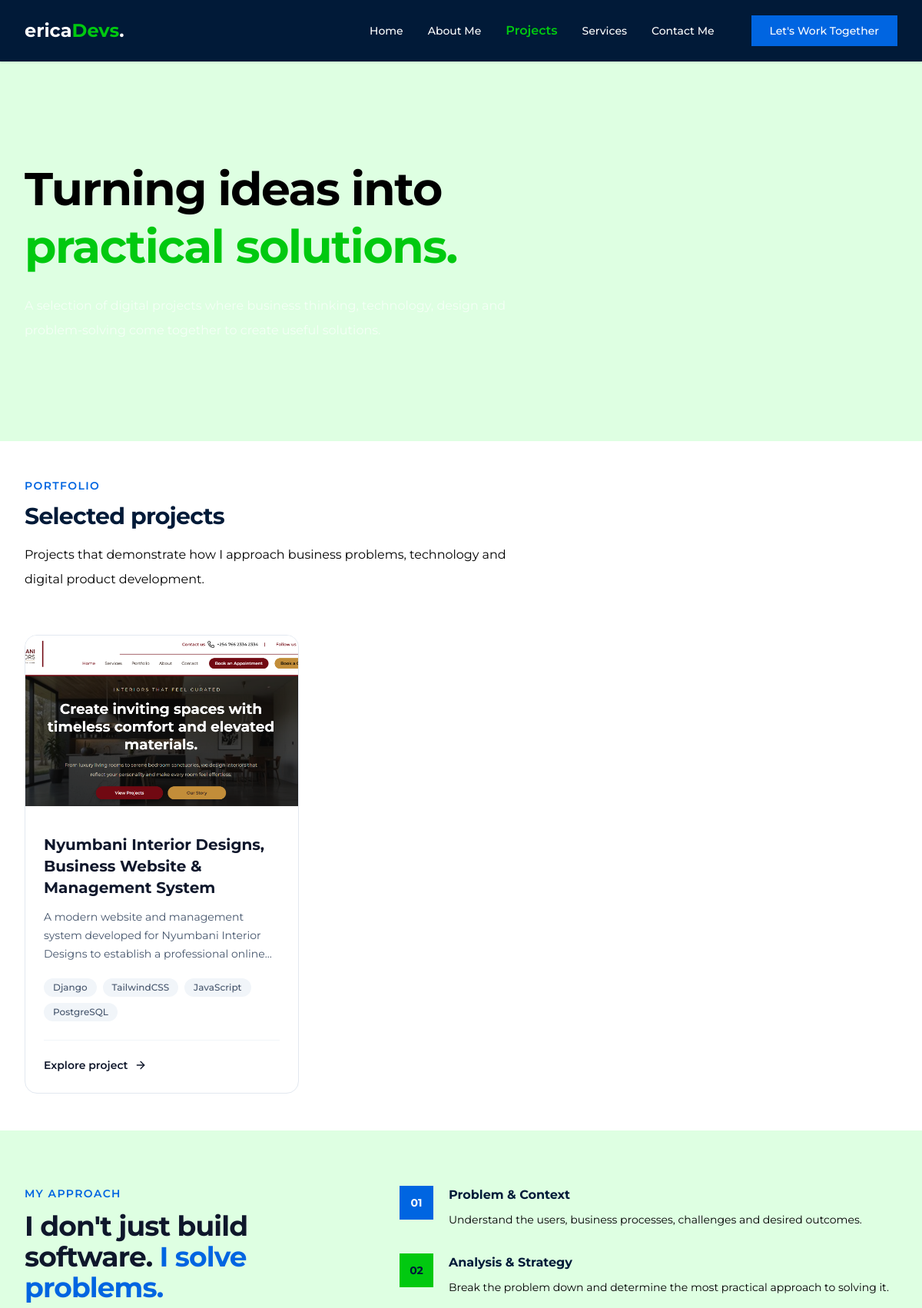
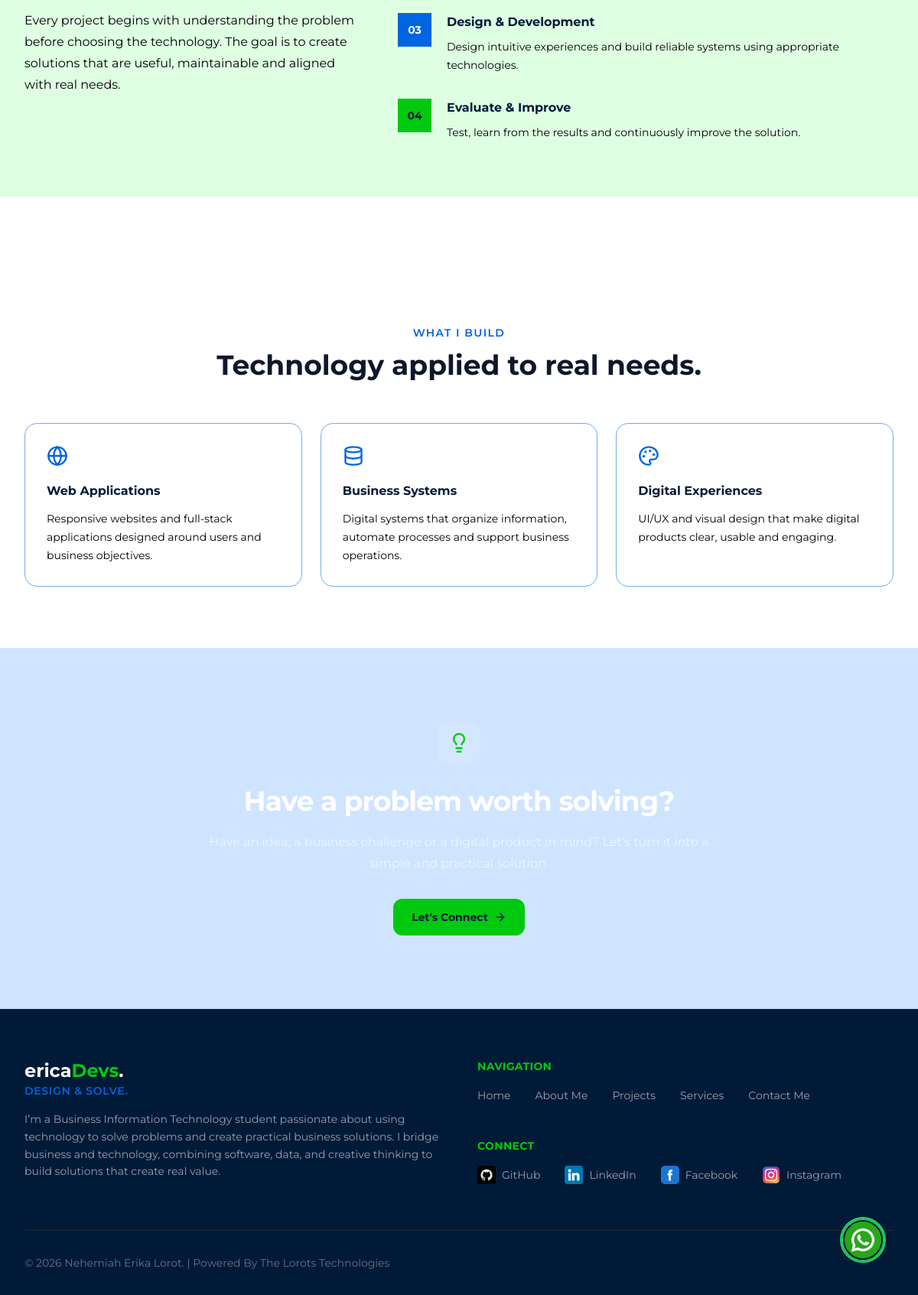
/projects/, run on the app's committed database (2 pictures, top to bottom).
### Projects/models.py (models this page shows, shortened)
class Project(models.Model):
	title = models.CharField(max_length=200)
	description = models.TextField()
	problem = models.TextField()
	solution = models.TextField()
	cover_photo = models.ImageField(upload_to='projects/', blank=True, null=True)
	technologies = models.JSONField(default=list)
	url = models.URLField(blank=True)
	date = models.DateField()
	slug = models.SlugField(max_length=220, unique=True, editable=False)

### Projects/views.py (the view)
# urls.py: path('', views.projects_views, name="projects"),
def projects_views(request):
    projects = Project.objects.all().order_by('-date')
    return render(request, 'pages/projects.html', {'projects': projects})

### Projects/templates/pages/projects.html (shortened to what this page needs)
{% extends "layout.html" %}
{% block content %}
<main class="font-mont">
    <section class="relative overflow-hidden bg-[#DEFFE2] mb-12">
        <div class="relative mx-auto max-w-7xl px-6 py-24 lg:px-8 lg:py-32">
            <div class="max-w-3xl">
                <h1 class="text-4xl font-bold leading-tight tracking-tight sm:text-5xl lg:text-6xl">
                    Turning ideas into
                    <span class="text-[#01C910]">practical solutions.</span>
                </h1>
                <p class="mt-6 max-w-2xl text-base leading-8 text-white/70">
                </p>
            </div>
        </div>
    </section>
    <section class="mb-12">
        <div class="mx-auto max-w-7xl px-6 lg:px-8">
            <div class="max-w-2xl">
                <p class="text-sm font-semibold uppercase tracking-widest text-[#0065E1]">
                    Portfolio
                </p>
                <h2 class="mt-3 text-3xl text-[#011A38] font-bold tracking-tight">
                    Selected projects
                </h2>
                <p class="mt-4 text-base leading-8">
                    Projects that demonstrate how I approach business problems,
                    technology and digital product development.
                </p>
            </div>
            <div class="mt-14 grid gap-8 md:grid-cols-2 lg:grid-cols-3">
                {% for project in projects %}
                    <article class="group flex h-full flex-col overflow-hidden rounded-2xl border border-slate-200 bg-white transition duration-300 hover:-translate-y-1 hover:shadow-xl dark:border-slate-800 dark:bg-slate-900">
                        <a href="{% url 'projects:detail' project.slug %}" class="relative block aspect-16/10 overflow-hidden bg-slate-100 dark:bg-slate-800">
                        </a>
                        <div class="flex flex-1 flex-col p-6">
                            <h3 class="mt-3 text-xl font-bold text-slate-900 dark:text-white">
                                <a href="{% url 'projects:detail' project.slug %}"
                                class="transition hover:text-[#0065E1]">
                                    {{ project.title }}
                                </a>
                            </h3>
                            <p class="mt-3 line-clamp-3 text-sm leading-6 text-slate-600 dark:text-slate-400">
                                {{ project.description }}
                            </p>
                            {% if project.technologies %}
                                <div class="mt-5 flex flex-wrap gap-2">
                                    {% for technology in project.technologies|slice:":4" %}
                                    <span class="rounded-full bg-slate-100 px-3 py-1 text-xs font-medium text-slate-600 dark:bg-slate-800 dark:text-slate-400">
                                        {{ technology }}
                                    </span>
                                    {% endfor %}
                                </div>
                            {% endif %}
                            <div class="mt-6 border-t border-slate-100 pt-5 dark:border-slate-800">
                                <a href="{% url 'projects:detail' project.slug %}"
                                class="inline-flex items-center gap-2 text-sm font-semibold text-slate-900 transition group-hover:text-[#0065E1] dark:text-white">
                                    Explore project
                                    <i data-lucide="arrow-right" class="h-4 w-4 transition-transform duration-300 group-hover:translate-x-1">
                                    </i>
                                </a>
                            </div>
                        </div>
                    </article>
                {% endfor %}
            </div>
        </div>
    </section>
    <section class="sm:mb-16 bg-[#DEFFE2] py-18 md:mb-22">
        <div class="mx-auto max-w-7xl px-6 lg:px-8">
            <div class="grid gap-14 lg:grid-cols-[0.8fr_1.2fr] lg:items-start">
                <div>
                    <p class="text-sm font-semibold uppercase tracking-widest text-[#0065E1]">
                        My Approach
                    </p>
                    <h2 class="mt-3 text-3xl font-bold tracking-tight text-slate-900 dark:text-white sm:text-4xl">
                        I don't just build software. <span class="text-[#0065E1]"> I solve problems.</span>
                    </h2>
                    <p class="mt-5 leading-7">
                        Every project begins with understanding the problem before
                        choosing the technology. The goal is to create solutions
                        that are useful, maintainable and aligned with real needs.
                    </p>
                </div>
                <div class="space-y-8">
                    <div class="flex gap-5">
                        <div class="flex h-11 w-11 shrink-0 items-center justify-center bg-[#0065E1] text-sm font-bold text-[white]">
                            01
                        </div>
                        <div>
                            <h3 class="font-bold text-[#011A38]">
                                Problem & Context
                            </h3>
                            <p class="mt-2 text-sm leading-6">
                                Understand the users, business processes,
                                challenges and desired outcomes.
                            </p>
                        </div>
                    </div>
                    <div class="flex gap-5">
                        <div class="flex h-11 w-11 shrink-0 items-center justify-center bg-[#01C910] text-sm font-bold text-[#011A38]">
                            02
                        </div>
                        <div>
                            <h3 class="font-bold text-[#011A38]">
                                Analysis & Strategy
                            </h3>
                            <p class="mt-2 text-sm leading-6">
                                Break the problem down and determine the most
                                practical approach to solving it.
                            </p>
                        </div>
                    </div>
                    <div class="flex gap-5">
                        <div class="flex h-11 w-11 shrink-0 items-center justify-center bg-[#0065E1] text-sm font-bold text-[white]">
                            03
                        </div>
                        <div>
                            <h3 class="font-bold text-[#011A38]">
                                Design & Development
                            </h3>
                            <p class="mt-2 text-sm leading-6">
                                Design intuitive experiences and build reliable
                                systems using appropriate technologies.
                            </p>
                        </div>
                    </div>
                    <div class="flex gap-5">
                        <div class="flex h-11 w-11 shrink-0 items-center justify-center bg-[#01C910] text-sm font-bold text-[#011A38]">
                            04
                        </div>
                        <div>
                            <h3 class="font-bold text-[#011A38]">
                                Evaluate & Improve
                            </h3>
                            <p class="mt-2 text-sm leading-6">
                                Test, learn from the results and continuously
                                improve the solution.
                            </p>
                        </div>
                    </div>
                </div>
            </div>
        </div>
    </section>
    <section class="py-20">
        <div class="mx-auto max-w-7xl px-6 lg:px-8">
            <div class="text-center">
                <p class="text-sm font-semibold uppercase tracking-widest text-[#0065E1]">
                    What I Build
                </p>
                <h2 class="mt-3 text-3xl font-bold text-slate-900 dark:text-white sm:text-4xl">
                    Technology applied to real needs.
                </h2>
            </div>
            <div class="mt-14 grid sm:gap-6 sm:grid-cols-1 md:grid-cols-3 gap-8">
                <div class="rounded-2xl p-7 border border-[#72acf3]">
                    <i data-lucide="globe" class="h-7 w-7 text-[#0065E1]"></i>
                    <h3 class="mt-5 font-bold text-[#011A38]">
                        Web Applications
                    </h3>
                    <p class="mt-3 text-sm leading-6">
                        Responsive websites and full-stack applications designed
                        around users and business objectives.
                    </p>
                </div>
                <div class="rounded-2xl border border-[#72acf3] p-7">
                    <i data-lucide="database" class="h-7 w-7 text-[#0065E1]"></i>
                    <h3 class="mt-5 font-bold text-[#011A38]">
                        Business Systems
                    </h3>
                    <p class="mt-3 text-sm leading-6">
                        Digital systems that organize information, automate
                        processes and support business operations.
                    </p>
                </div>
                <div class="rounded-2xl border border-[#72acf3] p-7">
                    <i data-lucide="palette" class="h-7 w-7 text-[#0065E1]"></i>
                    <h3 class="mt-5 font-bold text-[#011A38]">
                        Digital Experiences
                    </h3>
                    <p class="mt-3 text-sm leading-6">
                        UI/UX and visual design that make digital products clear,
                        usable and engaging.
                    </p>
                </div>
            </div>
        </div>
    </section>
    <section class="bg-[#CFE4FF] py-20 text-white lg:py-24">
        <div class="mx-auto max-w-4xl px-6 text-center lg:px-8">
            <div class="mx-auto flex h-14 w-14 items-center justify-center rounded-2xl bg-white/10">
                <i data-lucide="lightbulb"
                class="h-7 w-7 text-[#01C910]">
                </i>
            </div>
            <h2 class="mt-7 text-3xl font-bold tracking-tight sm:text-4xl">Have a problem worth solving?</h2>
            <p class="mx-auto mt-5 max-w-2xl leading-7 text-white/65">
                Have an idea, a business challenge or a digital product in mind? Let’s turn it into a simple and practical solution.
            </p>
            <div class="mt-8 flex flex-col justify-center gap-4 sm:flex-row">
                <a href="{% url 'contacts:contacts' %}"
                class="inline-flex items-center justify-center gap-2 rounded-xl bg-[#01C910] px-6 py-3.5 text-sm font-bold text-[#011A38] transition hover:bg-[#011A38] hover:text-[#FFFFFF]">
                    Let's Connect
                    <i data-lucide="arrow-right" class="h-4 w-4"></i>
                </a>
            </div>
        </div>
    </section>
</main>
{% endblock %}

### data on the page
Project: title "Nyumbani Interior Designs, Business Website & Management System", description "A modern website and management system developed for Nyumbani Interior Designs to establish a professional…", technologies "Django" "TailwindCSS" "JavaScript" "PostgreSQL"
